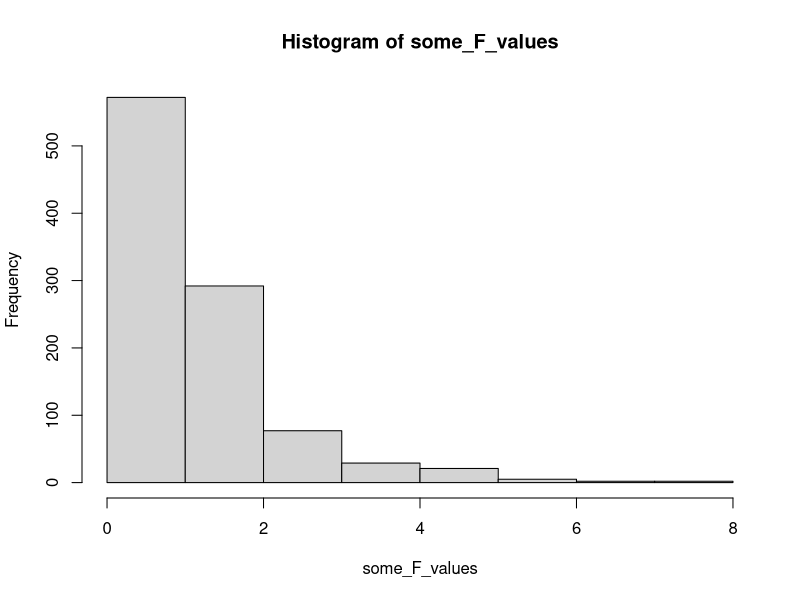
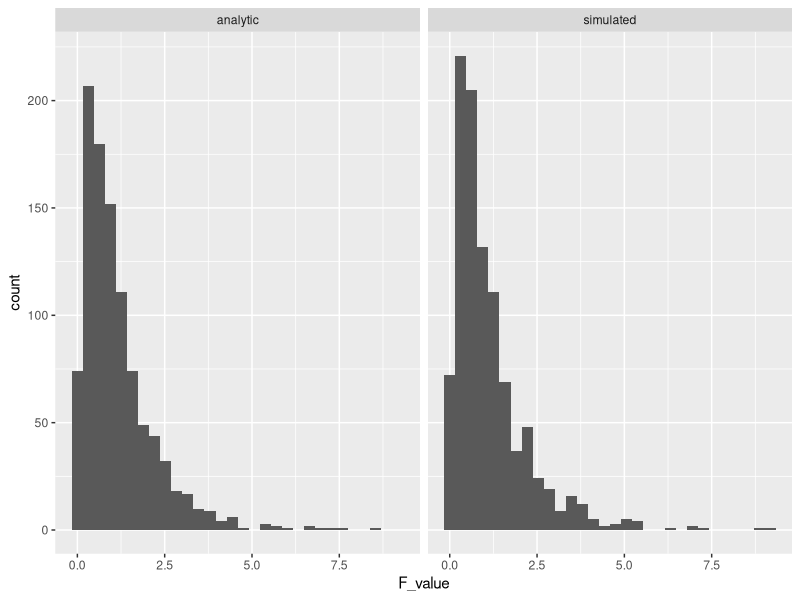
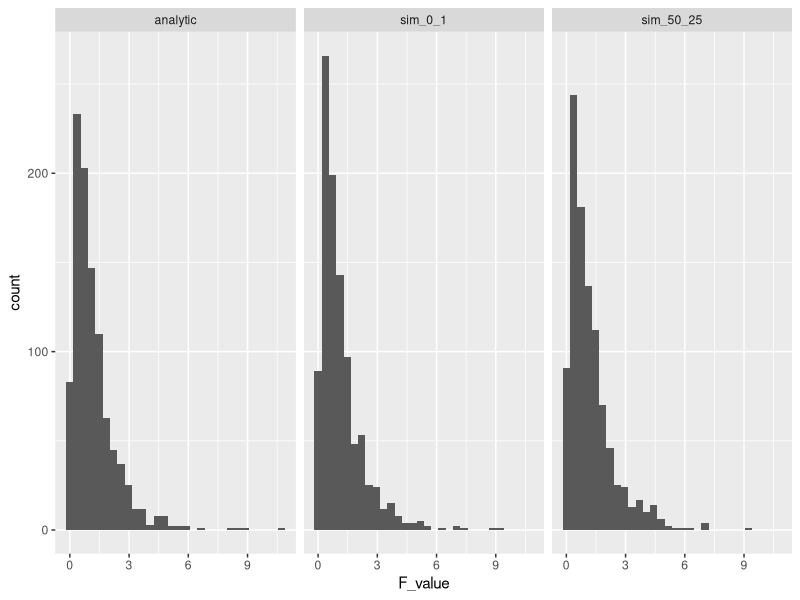
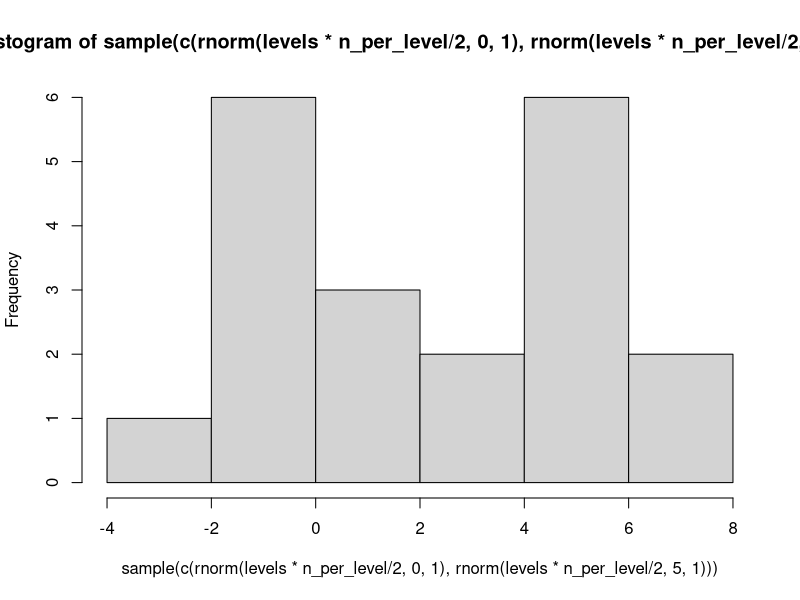
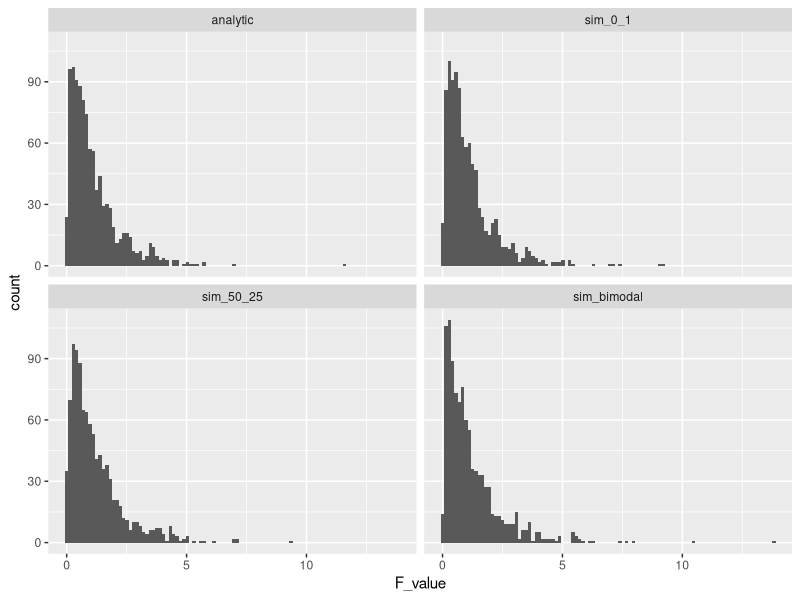
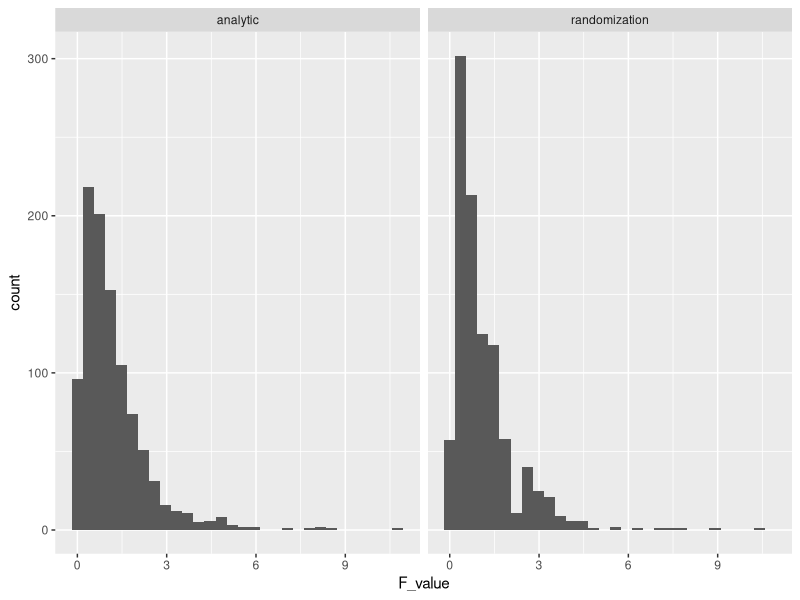
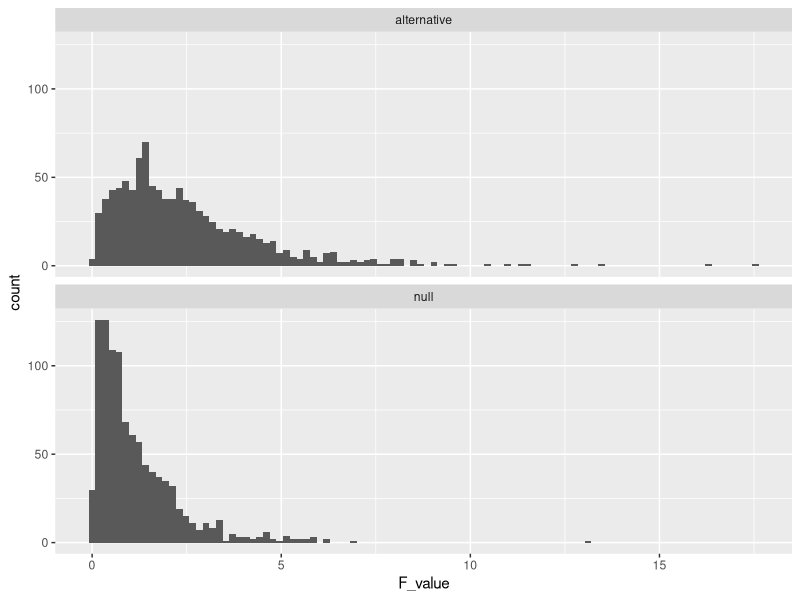
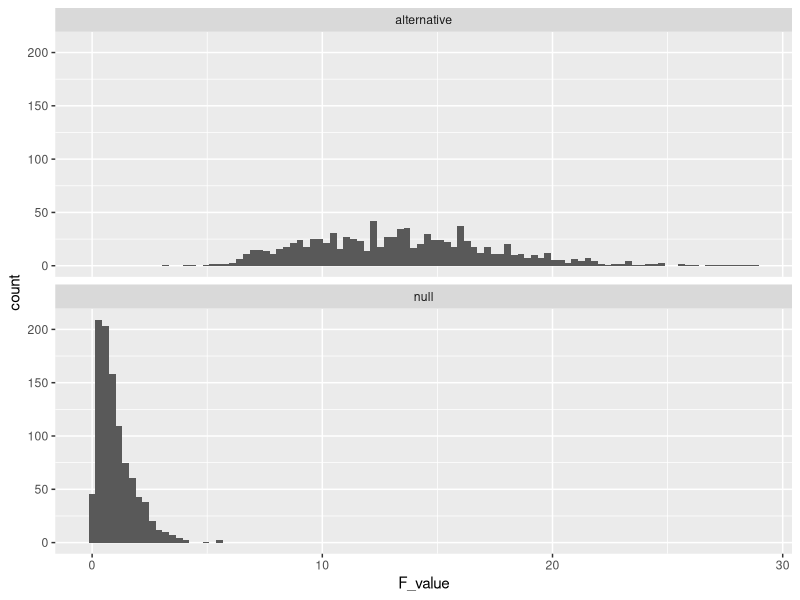

Here is the R script that generated these plots, in order: (Note: a time limit stopped this script after it produced the figures.)
## ---- chunk 1
knitr::opts_chunk$set(
  collapse = TRUE,
  comment = "#>",
  message = FALSE,
  warning = FALSE
)
## ---- chunk 2
some_F_values <- rf(1000,3,16)
hist(some_F_values)
## ---- chunk 3
pf(4, 3, 16, lower.tail = FALSE)
## ---- chunk 4
library(tibble)

# construct a dataframe to represent sampling random subjects into each group of the design

levels <- 4
n_per_level <- 5

random_data <- tibble(subjects = 1:(levels*n_per_level),
                      IV = as.factor(rep(1:levels, each = n_per_level)),
                      DV = rnorm(levels*n_per_level, 0, 1)
                      )

# compute the ANOVA and extractd the F-value
aov.out <- aov(DV ~ IV, data = random_data)
simulated_F <- summary(aov.out)[[1]]$`F value`[1]


# repeat the above many times to compute the F-distribution
save_F_values <- length(1000)
for(i in 1:1000){
random_data <- tibble(subjects = 1:(levels*n_per_level),
                      IV = as.factor(rep(1:levels, each = n_per_level)),
                      DV = rnorm(levels*n_per_level, 0, 1)
                      )
aov.out <- aov(DV ~ IV, data = random_data)
simulated_F <- summary(aov.out)[[1]]$`F value`[1]
save_F_values[i] <- simulated_F
}

## ---- chunk 5
library(ggplot2)

F_comparison <- tibble(type = rep(c("analytic","simulated"), each = 1000), 
                        F_value = c(rf(1000,3,16),save_F_values))

ggplot(F_comparison, aes(x=F_value))+
  geom_histogram()+
  facet_wrap(~type)


## ---- chunk 6
save_new_F_values <- length(1000)
for(i in 1:1000){
random_data <- tibble(subjects = 1:(levels*n_per_level),
                      IV = as.factor(rep(1:levels, each = n_per_level)),
                      DV = rnorm(levels*n_per_level, 50, 25)
                      )
aov.out <- aov(DV ~ IV, data = random_data)
simulated_F <- summary(aov.out)[[1]]$`F value`[1]
save_new_F_values[i] <- simulated_F
}

F_comparison <- tibble(type = rep(c("analytic","sim_0_1","sim_50_25"), each = 1000), 
                        F_value = c(rf(1000,3,16),save_F_values, save_new_F_values))

ggplot(F_comparison, aes(x=F_value))+
  geom_histogram()+
  facet_wrap(~type)

## ---- chunk 7
# an example bi-modal sample
hist(sample(c(rnorm(levels*n_per_level/2,0,1),rnorm(levels*n_per_level/2,5,1))))

save_bimodal_F_values <- length(1000)
for(i in 1:1000){

  random_data <- tibble(subjects = 1:(levels*n_per_level),
                        IV = as.factor(rep(1:levels, each = n_per_level)),
                        DV = sample(c(rnorm(levels*n_per_level/2,0,1),
                                      rnorm(levels*n_per_level/2,5,1)))
                        )
  aov.out <- aov(DV ~ IV, data = random_data)
  simulated_F <- summary(aov.out)[[1]]$`F value`[1]
  save_bimodal_F_values[i] <- simulated_F
}

F_comparison <- tibble(type = rep(c("analytic","sim_0_1","sim_50_25", "sim_bimodal"), each = 1000), 
                        F_value = c(rf(1000,3,16),save_F_values, save_new_F_values,save_bimodal_F_values))

ggplot(F_comparison, aes(x=F_value))+
  geom_histogram(bins=100)+
  facet_wrap(~type)

## ---- chunk 8
qf(.95,3,16)
## ---- chunk 9
library(dplyr)

## 1000 deviates samples from true F distribution
Fs <- F_comparison[F_comparison$type=="analytic",]$F_value
sorted_Fs <- sort(Fs)
sorted_Fs[950]

## 1000 deviates samples from normal sim_0_1
Fs <- F_comparison[F_comparison$type=="sim_0_1",]$F_value
sorted_Fs <- sort(Fs)
sorted_Fs[950]

## 1000 deviates samples from normal sim_50_25
Fs <- F_comparison[F_comparison$type=="sim_50_25",]$F_value
sorted_Fs <- sort(Fs)
sorted_Fs[950]

## 1000 deviates samples from bimodal sim
Fs <- F_comparison[F_comparison$type=="sim_bimodal",]$F_value
sorted_Fs <- sort(Fs)
sorted_Fs[950]
## ---- chunk 10
levels <- 4
n_per_level <- 5

some_data <- tibble(subjects = 1:(levels*n_per_level),
                      IV = as.factor(rep(1:levels, each = n_per_level)),
                      DV = c(11,12,11,11,12,
                             10,8,10,9,10,
                             8,9,10,10,10,
                             10,8,10,9,10
                             )
                      )
## ---- chunk 11
aov.out <- aov(DV ~ IV, data = some_data)
summary(aov.out)
## ---- chunk 12
save_F_values <- length(1000)
for(i in 1:1000){
  some_data <- tibble(subjects = 1:(levels*n_per_level),
                        IV = as.factor(rep(1:levels, each = n_per_level)),
                        DV = sample(c(11,12,11,11,12,
                               10,8,10,9,10,
                               8,9,10,10,10,
                               10,8,10,9,10
                               ))
                        )
  aov.out <- aov(DV ~ IV, data =some_data)
  simulated_F <- summary(aov.out)[[1]]$`F value`[1]
  save_F_values[i] <- simulated_F
}

F_comparison <- tibble(type = rep(c("analytic","randomization"), each = 1000), 
                        F_value = c(rf(1000,3,16),save_F_values))

ggplot(F_comparison, aes(x=F_value))+
  geom_histogram()+
  facet_wrap(~type)
## ---- chunk 13
length(save_F_values[save_F_values>7.407])/1000
## ---- chunk 14

levels <- 4
n_per_level <- 5

alternative_data <- tibble(subjects = 1:(levels*n_per_level),
                      IV = as.factor(rep(1:levels, each = n_per_level)),
                      DV = c(rnorm(n_per_level, 125, 25),
                             rnorm(n_per_level, 100, 25),
                             rnorm(n_per_level, 100, 25),
                             rnorm(n_per_level, 100, 25)
                             )
                      )
## ---- chunk 15
# repeat the above many times to compute the F-distribution
save_altF_values <- length(1000)
for(i in 1:1000){
alternative_data <- tibble(subjects = 1:(levels*n_per_level),
                      IV = as.factor(rep(1:levels, each = n_per_level)),
                      DV = c(rnorm(n_per_level, 125, 25),
                             rnorm(n_per_level, 100, 25),
                             rnorm(n_per_level, 100, 25),
                             rnorm(n_per_level, 100, 25)
                             )
                      )
aov.out <- aov(DV ~ IV, data = alternative_data)
simulated_F <- summary(aov.out)[[1]]$`F value`[1]
save_altF_values[i] <- simulated_F
}

F_comparison <- tibble(type = rep(c("null","alternative"), each = 1000), 
                        F_value = c(rf(1000,3,16),save_altF_values))

ggplot(F_comparison, aes(x=F_value))+
  geom_histogram(bins=100)+
  facet_wrap(~type, nrow=2)
## ---- chunk 16
qf(.95,3,16)
## ---- chunk 17
length(save_altF_values[save_altF_values > 3.23])
## ---- chunk 18
n_per_level <- 50

# repeat the above many times to compute the F-distribution
save_altF_values <- length(1000)
for(i in 1:1000){
alternative_data <- tibble(subjects = 1:(levels*n_per_level),
                      IV = as.factor(rep(1:levels, each = n_per_level)),
                      DV = c(rnorm(n_per_level, 125, 25),
                             rnorm(n_per_level, 100, 25),
                             rnorm(n_per_level, 100, 25),
                             rnorm(n_per_level, 100, 25)
                             )
                      )
aov.out <- aov(DV ~ IV, data = alternative_data)
simulated_F <- summary(aov.out)[[1]]$`F value`[1]
save_altF_values[i] <- simulated_F
}

F_comparison <- tibble(type = rep(c("null","alternative"), each = 1000), 
                        F_value = c(rf(1000,3,96),save_altF_values))

ggplot(F_comparison, aes(x=F_value))+
  geom_histogram(bins=100)+
  facet_wrap(~type, nrow=2)
## ---- chunk 19
qf(.95,3,200-4)
## ---- chunk 20
length(save_altF_values[save_altF_values > 2.65])
## ---- chunk 21

n_per_level <- 25

# repeat the above many times to compute the F-distribution
save_altF_values <- length(1000)
for(i in 1:1000){
  alternative_data <- tibble(subjects = 1:(levels*n_per_level),
                        IV = as.factor(rep(1:levels, each = n_per_level)),
                        DV = c(rnorm(n_per_level, 125, 25),
                               rnorm(n_per_level, 100, 25),
                               rnorm(n_per_level, 100, 25),
                               rnorm(n_per_level, 100, 25)
                               )
                        )
  aov.out <- aov(DV ~ IV, data = alternative_data)
  simulated_F <- summary(aov.out)[[1]]$`F value`[1]
  save_altF_values[i] <- simulated_F
}

length(save_altF_values[save_altF_values > qf(.95,3,(n_per_level*4)-4)])/1000

## ---- chunk 22

num_subjects <- c(5,10,15,20,25,30)
sim_power <- length(length(num_subjects))

for(n in 1:length(num_subjects)){

  n_per_level <- num_subjects[n]
  
  # repeat the above many times to compute the F-distribution
  save_altF_values <- length(1000)
  for(i in 1:1000){
    alternative_data <- tibble(subjects = 1:(levels*n_per_level),
                          IV = as.factor(rep(1:levels, each = n_per_level)),
                          DV = c(rnorm(n_per_level, 125, 25),
                                 rnorm(n_per_level, 100, 25),
                                 rnorm(n_per_level, 100, 25),
                                 rnorm(n_per_level, 100, 25)
                                 )
                          )
    aov.out <- aov(DV ~ IV, data = alternative_data)
    simulated_F <- summary(aov.out)[[1]]$`F value`[1]
    save_altF_values[i] <- simulated_F
  }
  
  power <- length(save_altF_values[save_altF_values > qf(.95,3,(n_per_level*4)-4)])/1000
  sim_power[n] <- power
}

power_curve <- tibble(num_subjects,
                      sim_power)

knitr::kable(power_curve)

ggplot(power_curve, aes(x=num_subjects,
                        y=sim_power))+
  geom_point()+
  geom_line()

## ---- chunk 23
num_subjects <- c(10, 50, 75, 100, 125, 150, 175, 200)
sim_power <- length(length(num_subjects))

for(n in 1:length(num_subjects)){

  n_per_level <- num_subjects[n]
  
  # repeat the above many times to compute the F-distribution
  save_altF_values <- length(1000)
  for(i in 1:1000){
    alternative_data <- tibble(subjects = 1:(levels*n_per_level),
                          IV = as.factor(rep(1:levels, each = n_per_level)),
                          DV = c(rnorm(n_per_level, rnorm(1,0,.2), 1),
                                 rnorm(n_per_level, rnorm(1,0,.2), 1),
                                 rnorm(n_per_level, rnorm(1,0,.2), 1),
                                 rnorm(n_per_level, rnorm(1,0,.2), 1)
                                 )
                          )
    aov.out <- aov(DV ~ IV, data = alternative_data)
    simulated_F <- summary(aov.out)[[1]]$`F value`[1]
    save_altF_values[i] <- simulated_F
  }
  
  power <- length(save_altF_values[save_altF_values > qf(.95,3,(n_per_level*4)-4)])/1000
  sim_power[n] <- power
}

power_curve <- tibble(num_subjects,
                      sim_power)

knitr::kable(power_curve)

ggplot(power_curve, aes(x=num_subjects,
                        y=sim_power))+
  geom_point()+
  geom_line()

## ---- chunk 24
levels <- 4
n_per_level <- 5

save_F_values <- length(10000)

for(i in 1:10000){
  
  random_data <- tibble(subjects = 1:(levels*n_per_level),
                        IV = as.factor(rep(1:levels, each = n_per_level)),
                        DV = rnorm(levels*n_per_level, 0, 1)
                        )
  
  aov.out <- aov(DV ~ IV, data = random_data)
  
  simulated_F <- summary(aov.out)[[1]]$`F value`[1]
  
  save_F_values[i] <- simulated_F
}

F_comparison <- tibble(type = rep(c("analytic","sim_normal"), each = 10000), 
                       F_value = c(rf(10000,3,16),
                                   save_F_values))

ggplot(F_comparison, aes(x=F_value, color=type))+
  geom_freqpoly(bins=100)
## ---- chunk 25

levels <- 4
n_per_level <- 100

save_F_values <- length(10000)

for(i in 1:10000){
  
  random_data <- tibble(subjects = 1:(levels*n_per_level),
                        IV = as.factor(rep(1:levels, each = n_per_level)),
                        DV = rpois(levels*n_per_level, .1)
                        )
  
  save_F_values[i] <- summary(aov(DV ~ IV, data = random_data))[[1]]$`F value`[1]
  
}

F_comparison <- tibble(type = rep(c("analytic","sim_pois"), each = 10000), 
                       F_value = c(rf(10000,levels-1,(n_per_level*levels)-levels),
                                   save_F_values))

ggplot(F_comparison, aes(x=F_value, color=type))+
  geom_freqpoly(bins=100)
## ---- chunk 26

levels <- 4
n_per_level <- 100

save_F_values <- length(10000)

for(i in 1:10000){
  
  random_data <- tibble(subjects = 1:(levels*n_per_level),
                        IV = as.factor(rep(1:levels, each = n_per_level)),
                        DV = rt(levels*n_per_level, 1)
                        )
  
  save_F_values[i] <- summary(aov(DV ~ IV, data = random_data))[[1]]$`F value`[1]
  
}

F_comparison <- tibble(type = rep(c("analytic","sim_cauchy"), each = 10000), 
                       F_value = c(rf(10000,levels-1,(n_per_level*levels)-levels),
                                   save_F_values))

ggplot(F_comparison, aes(x=F_value, color=type))+
  geom_freqpoly(bins=100)
